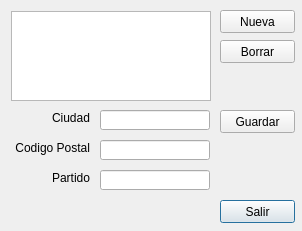
<?xml version="1.0" encoding="UTF-8"?>
<ui version="4.0">
 <class>Dialog</class>
 <widget class="QDialog" name="Dialog">
  <property name="windowModality">
   <enum>Qt::ApplicationModal</enum>
  </property>
  <property name="geometry">
   <rect>
    <x>0</x>
    <y>0</y>
    <width>302</width>
    <height>231</height>
   </rect>
  </property>
  <property name="windowTitle">
   <string>Ciudades</string>
  </property>
  <property name="modal">
   <bool>true</bool>
  </property>
  <widget class="QPushButton" name="cmdSalir">
   <property name="geometry">
    <rect>
     <x>220</x>
     <y>200</y>
     <width>75</width>
     <height>23</height>
    </rect>
   </property>
   <property name="text">
    <string>Salir</string>
   </property>
   <property name="shortcut">
    <string>Esc</string>
   </property>
  </widget>
  <widget class="QListWidget" name="liwCiudades">
   <property name="geometry">
    <rect>
     <x>11</x>
     <y>11</y>
     <width>200</width>
     <height>90</height>
    </rect>
   </property>
  </widget>
  <widget class="QPushButton" name="cmdNueva">
   <property name="geometry">
    <rect>
     <x>220</x>
     <y>10</y>
     <width>75</width>
     <height>23</height>
    </rect>
   </property>
   <property name="text">
    <string>Nueva</string>
   </property>
  </widget>
  <widget class="QPushButton" name="cmdBorrar">
   <property name="geometry">
    <rect>
     <x>220</x>
     <y>40</y>
     <width>75</width>
     <height>23</height>
    </rect>
   </property>
   <property name="text">
    <string>Borrar</string>
   </property>
  </widget>
  <widget class="QPushButton" name="cmdGuardar">
   <property name="geometry">
    <rect>
     <x>220</x>
     <y>110</y>
     <width>75</width>
     <height>23</height>
    </rect>
   </property>
   <property name="text">
    <string>Guardar</string>
   </property>
  </widget>
  <widget class="QLabel" name="label_4">
   <property name="geometry">
    <rect>
     <x>10</x>
     <y>110</y>
     <width>80</width>
     <height>16</height>
    </rect>
   </property>
   <property name="text">
    <string>Ciudad</string>
   </property>
   <property name="alignment">
    <set>Qt::AlignRight|Qt::AlignTrailing|Qt::AlignVCenter</set>
   </property>
  </widget>
  <widget class="QLineEdit" name="txtNombre">
   <property name="geometry">
    <rect>
     <x>100</x>
     <y>110</y>
     <width>110</width>
     <height>20</height>
    </rect>
   </property>
   <property name="inputMethodHints">
    <set>Qt::ImhFormattedNumbersOnly</set>
   </property>
   <property name="text">
    <string/>
   </property>
  </widget>
  <widget class="QLabel" name="label_5">
   <property name="geometry">
    <rect>
     <x>10</x>
     <y>140</y>
     <width>80</width>
     <height>16</height>
    </rect>
   </property>
   <property name="text">
    <string>Codigo Postal</string>
   </property>
   <property name="alignment">
    <set>Qt::AlignRight|Qt::AlignTrailing|Qt::AlignVCenter</set>
   </property>
  </widget>
  <widget class="QLineEdit" name="txtCp">
   <property name="geometry">
    <rect>
     <x>100</x>
     <y>140</y>
     <width>110</width>
     <height>20</height>
    </rect>
   </property>
   <property name="inputMethodHints">
    <set>Qt::ImhFormattedNumbersOnly</set>
   </property>
   <property name="text">
    <string/>
   </property>
  </widget>
  <widget class="QLabel" name="label_6">
   <property name="geometry">
    <rect>
     <x>10</x>
     <y>170</y>
     <width>80</width>
     <height>16</height>
    </rect>
   </property>
   <property name="text">
    <string>Partido</string>
   </property>
   <property name="alignment">
    <set>Qt::AlignRight|Qt::AlignTrailing|Qt::AlignVCenter</set>
   </property>
  </widget>
  <widget class="QLineEdit" name="txtPartido">
   <property name="geometry">
    <rect>
     <x>100</x>
     <y>170</y>
     <width>110</width>
     <height>20</height>
    </rect>
   </property>
   <property name="inputMethodHints">
    <set>Qt::ImhFormattedNumbersOnly</set>
   </property>
   <property name="text">
    <string/>
   </property>
  </widget>
 </widget>
 <resources/>
 <connections/>
</ui>
